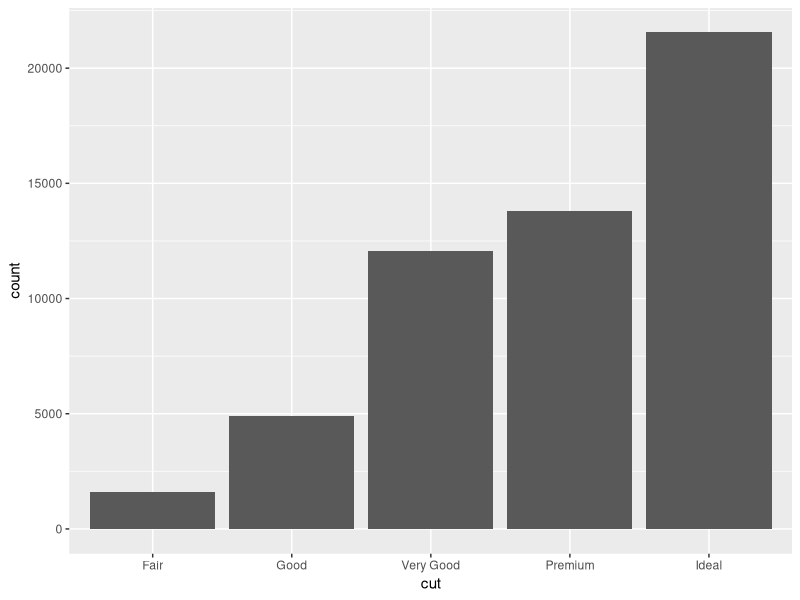
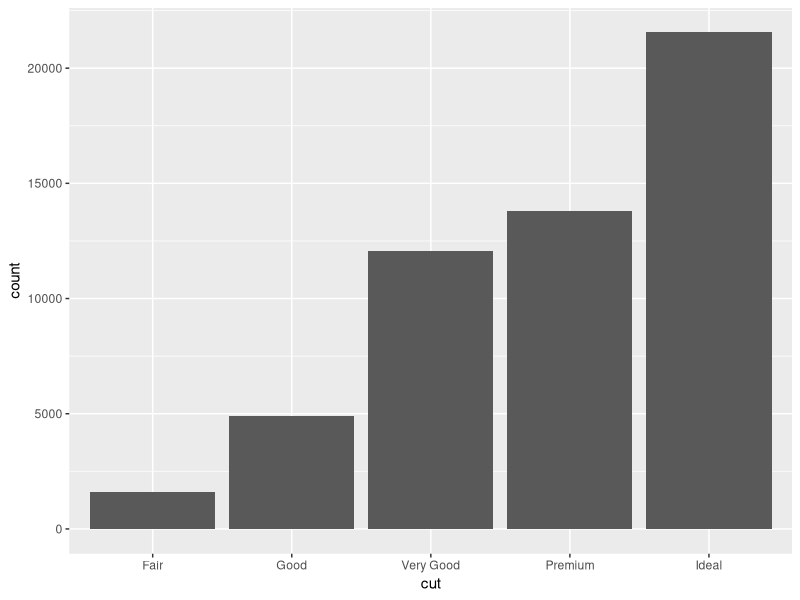
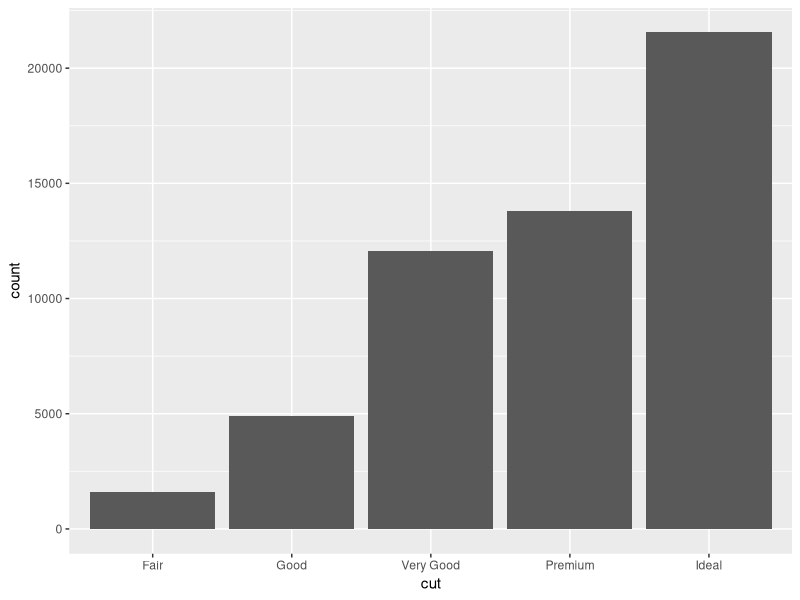
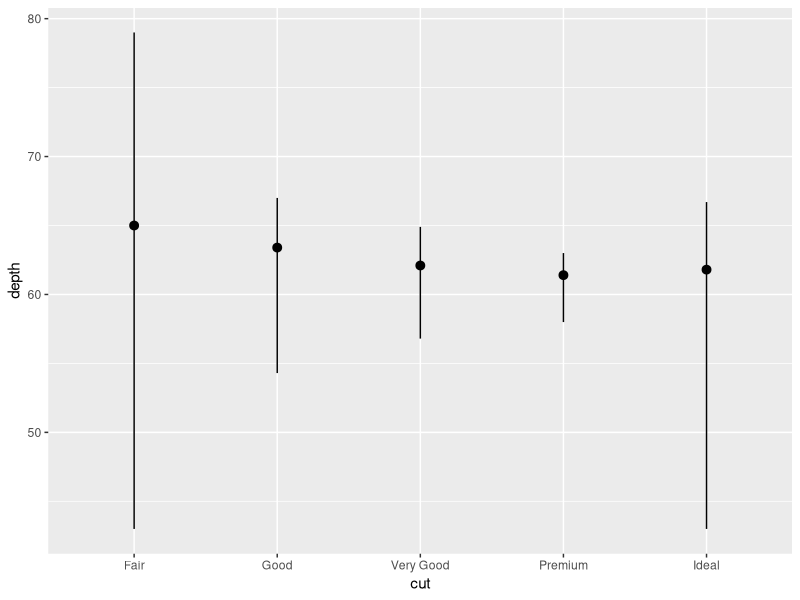
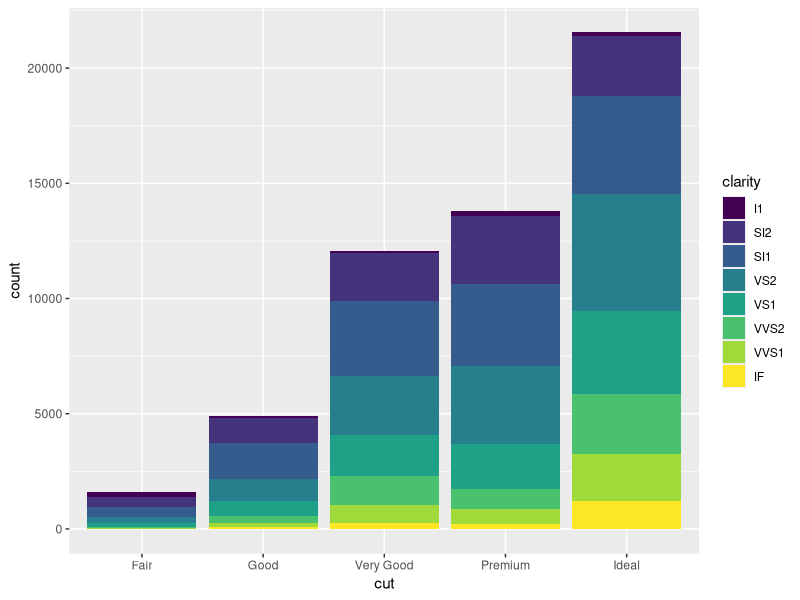
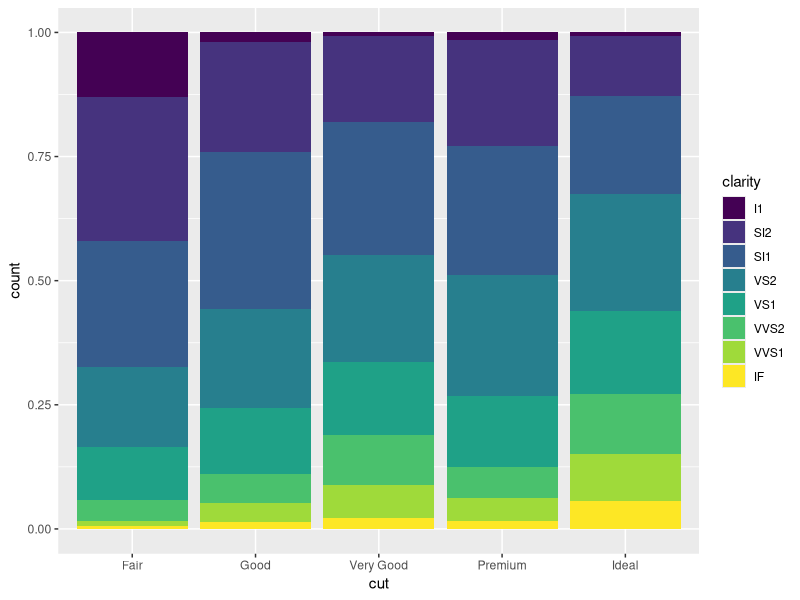
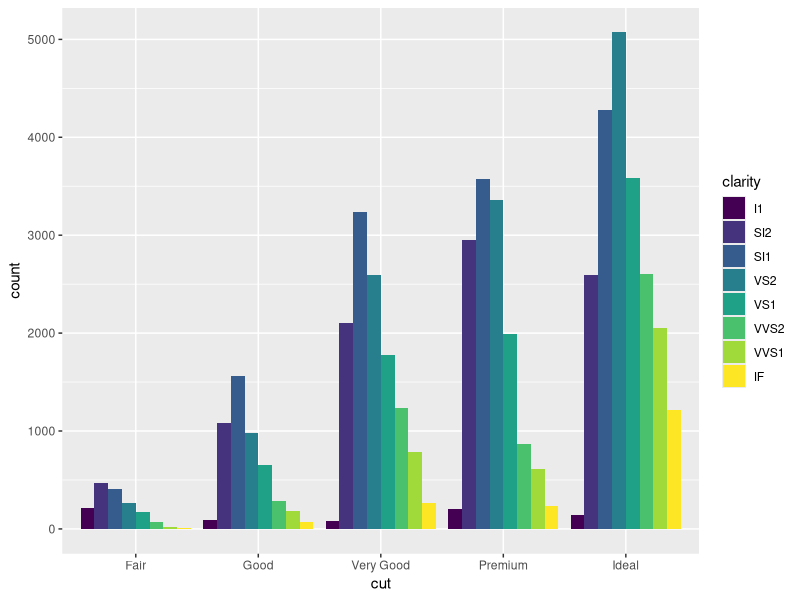
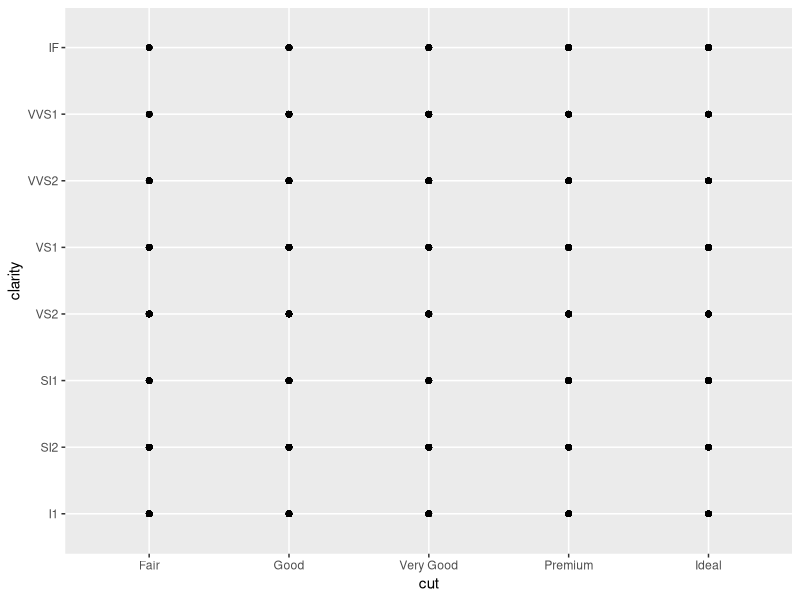

The R source for these figures, in order:
# Exercise 2: More ggplot2 Grammar

# Install and load `ggplot2`
# install.packages("ggplot2") # if needed
install.packages('ggplot2')
library(ggplot2)

# For this exercise you will again be working with the `diamonds` data set.
# Use `?diamonds` to review details about this data set
?diamonds


## Statistical Transformations

# Draw a bar chart of the diamonds data, organized by cut
# The height of each bar is based on the "count" (number) of diamonds with that cut
ggplot(data = diamonds) + geom_bar(mapping = aes(x = cut))

# Use the `stat_count` to apply the statistical transformation "count" to the diamonds
# by cut. You do not need a separate geometry layer!
ggplot(data = diamonds) + geom_bar(mapping = aes(x = cut), stat = 'count')
ggplot(data = diamonds) + stat_count(mapping = aes(x = cut))

# Use the `stat_summary` function to draw a chart with a summary layer.
# Map the x-position to diamond `cut`, and the y-position to diamond `depth`
# Bonus: use `min` as the function ymin, `max` as the function ymax, and `median` as the function y
ggplot(data = diamonds) + stat_summary(mapping = aes(x = cut, y = depth), fun.ymax = max, fun.ymin = min, fun.y = median)


## Position Adjustments

# Draw a bar chart of diamond data organized by cut, with each bar filled by clarity.
# You should see a _stacked_ bar chart.
ggplot(data = diamonds) + geom_bar(mapping = aes(x = cut, fill = clarity))

# Draw the same chart again, but with each element positioned to "fill" the y axis
ggplot(data = diamonds) + geom_bar(mapping = aes(x = cut, fill = clarity), position = 'fill')


# Draw the same chart again, but with each element positioned to "dodge" each other
ggplot(data = diamonds) + geom_bar(mapping = aes(x = cut, fill = clarity), position = 'dodge')


# Draw a plot with point geometry with the x-position mapped to `cut` and the y-position mapped to `clarity`
# This creates a "grid" grouping the points
ggplot(data = diamonds) + geom_point(mapping = aes(x = cut, y = clarity))


# Use the "jitter" position adjustment to keep the points from all overlapping!
# (This works a little better with a sample of diamond data, such as from the previous exercise).
ggplot(data = diamonds) + geom_point(mapping = aes(x = cut, y = clarity), position = 'jitter')


## Scales

# Draw a "boxplot" (with `geom_boxplot()`) for the diamond's price (y) by color (x)
ggplot(data = diamonds) + geom_boxplot(mapping = aes(x = color, y = price))

# This has a lot of outliers, making it harder to read. To fix this, draw the same plot but
# with a _logarithmic_ scale for the y axis.
ggplot(data = diamonds) + geom_boxplot(mapping = aes(x = color, y = price)) + scale_y_log10()

# For another version, draw the same plot but with `violin` geometry instead of `boxplot` geometry!
# How does the logarithmic scale change the data presentation?
ggplot(data = diamonds) + geom_violin(mapping = aes(x = color, y = price))
ggplot(data = diamonds) + geom_violin(mapping = aes(x = color, y = price)) + scale_y_log10()

# Another interesting plot: draw a plot of the diamonds price (y) by carat (x), using a heatmap of 2d bins
# (geom_bin2d)
# What happens when you make the x and y channels scale logarithmically?
ggplot(data = diamonds) + geom_bin2d(mapping = aes(x = carat, y = price))
ggplot(data = diamonds) + geom_bin2d(mapping = aes(x = carat, y = price)) + scale_x_log10() + scale_y_log10()

# Draw a scatter plot for the diamonds  price (y) by carat (x). Color each point by the clarity
# (Remember, this will take a while. Use a sample of the diamonds for faster results)
ggplot(data = diamonds) + geom_point(mapping = aes(x = carat, y = price, color = clarity))


# Change the color of the previous plot using a ColorBrewer scale of your choice. What looks nice?
ggplot(data = diamonds) + geom_point(mapping = aes(x = carat, y = price, color = clarity)) + scale_color_brewer(palette = "Spectral")



## Coordinate Systems

# Draw a bar chart with x-position and fill color BOTH mapped to cut
# For best results, SET the `width` of the geometry to be 1 (fill plot, no space between)
# You can save this to a variable for easier modifications
bar <- ggplot(data = diamonds) + geom_bar(mapping = aes(x = cut, fill = cut), width = 1)

# Draw the same chart, but with the coordinate system flipped
bar + coord_flip()

# Draw the same chart, but in a polar coordinate system. Now you have a Coxcomb chart!
bar + coord_polar()


## Facets

# Take the scatter plot of price by carat data (colored by clarity) and add _facets_ based on
# the diamond's `color`
ggplot(data = diamonds) + geom_point(mapping = aes(x = carat, y = price, color = clarity)) + scale_color_brewer(palette = 'Spectral') + facet_wrap(~color)


## Saving Plots

# Use the `ggsave()` function to save one of your plots (the most recent one generated) to disk.
# Name the output file "my-plot.png".
# Make sure you've set the working directory!!
